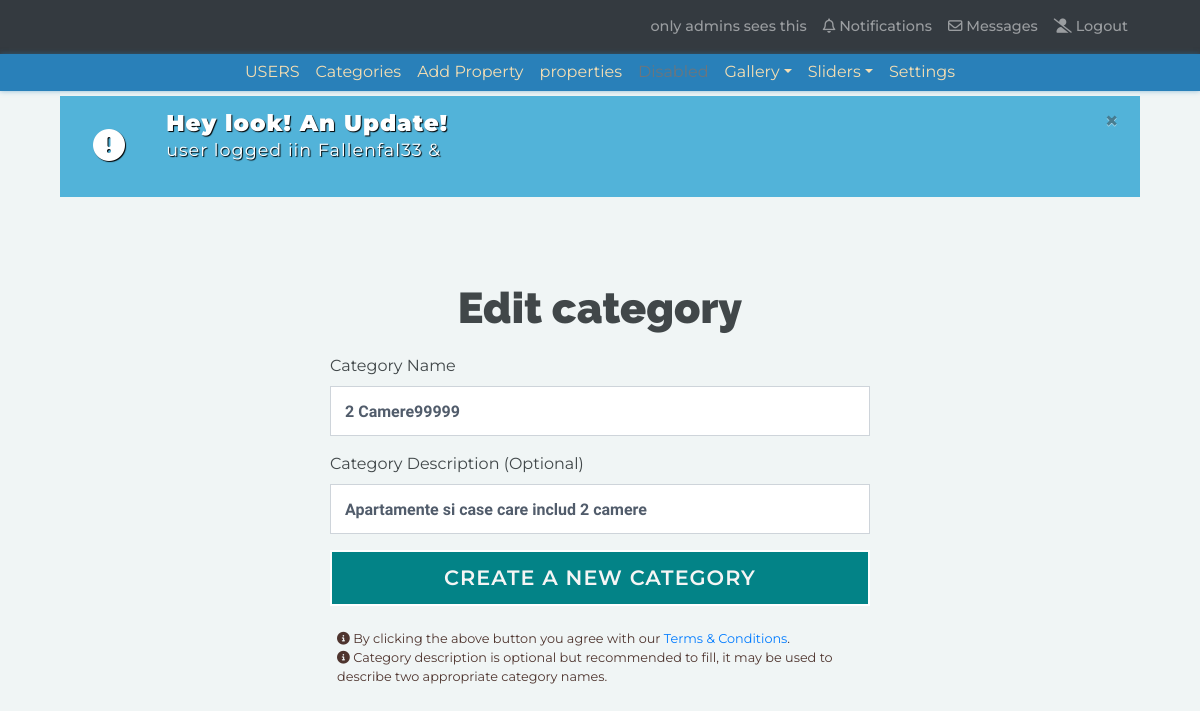
/admin/edit_categories.php?id=1 (signed in), run on the app's committed database.
### tables this page shows
CREATE TABLE `category` (
  `id` int(11) NOT NULL,
  `cat_name` varchar(255) NOT NULL,
  `cat_desc` text
);

### admin/includes/Session.php (called while the page is built, shortened)
<?php
class Session {
    public $message;
    public function message($msg = ""){
        if(!empty($msg)) {
            $_SESSION['message'] = $msg;
        } else {
            return $this->message;
        }
    }
    private function checkMessage () {
        if(isset($_SESSION['message'])){
            $this->message = $_SESSION['message'];
        } else {
            $this->message = "";
        }
    }
    public function visitorCount(){
        if(isset($_SESSION['count'])){
            return $this->count = $_SESSION['count']++;
        } else {
            return $_SESSION['count'] = 1;
        }
    }
}
$session = new Session;
$session_message = $session->message();

### admin/includes/Database.php (called while the page is built, shortened)
<?php
class Database {
    public $connection;
    public function openDbConnection() {
        $this->connection = new mysqli(DB_HOST,DB_USER,DB_PASS,DB_NAME);
    }
    public function query($sql){
        $result = $this->connection->query($sql);
        return $result;
    }
}
$database = new Database();

### admin/includes/Main_object.php (called while the page is built, shortened)
<?php
class Main_object {
    public static function findById($id){
        $the_result_array = static::findByQuery("SELECT * FROM " . static::$db_table . " WHERE id = $id LIMIT 1");
        return !empty($the_result_array) ? array_shift($the_result_array) : false;
    }
    public static function findByQuery($sql){
        global $database;
        $result_set = $database->query($sql);
        $the_object_array = array();
        while($row = mysqli_fetch_array($result_set)) {
            $the_object_array[] = static::initiation($row);
        }
        return $the_object_array;
    }
    private function hasTheAtribute($property){
        return property_exists($this, $property);
    }
    public static function initiation($record){
        $the_object = new $calling_class;
        foreach ($record as $the_attribute => $value) {
            if($the_object->hasTheAtribute($the_attribute)) {
                $the_object->$the_attribute = $value;
            }
        }
        return $the_object;
    }
}

### admin/edit_categories.php (the view, shortened to what this page needs)
<?php include("includes/header.php"); ?>
<?php include("includes/left-nav.php"); ?>
<?php include("includes/top-nav.php"); ?>
<?php
$category = Category::findById($_GET['id']);
?>
<div class="container">
    <?php
    if(!empty($session_message)){
        echo "
        <div class=\"col-md-12\">
            <div class=\"alert alert-custom-session alert-dismissible fade show\" role=\"alert\">
                <div class=\"row\">
                    <div class=\"col-sm-1\">
                        <div class=\"session-icon\">
                            <i class=\"fas fa-exclamation-circle fa-2x\"></i>
                        </div>
                    </div>
                    <div class=\"col-sm-11\">
                        <div class=\"alert-session-text\">
                            <h1 >Hey look! An Update!</h1>
                            $session_message
                        </div>
                    </div>
                </div>
                <button type=\"button\" class=\"close\" data-dismiss=\"alert\" aria-label=\"Close\">
                    <span aria-hidden=\"true\">&times;</span>
                </button>
            </div>
        </div>
        ";
    }
    ?>
</div>
<div class="container">
    <div class="row">
        <div class="col-md-6 offset-3">
            <div class="header-container">
                <h1 style="padding-top:50px;text-align: center">Edit category</h1>
            </div>
            <form action="" enctype="multipart/form-data" method="post">
                <div class="">
                    <div class="form-group">
                        <label for="username">Category Name</label>
                        <input type="text" name="cat_name" class="form-control" value="<?php echo $category->cat_name;?>">
                    </div>
                    <div class="form-group">
                        <label for="first_name">Category Description (Optional)</label>
                        <input type="text" name="cat_desc" class="form-control" value="<?php echo $category->cat_desc;?>">
                    </div>
                    <div class="form-group">
                        <input type="submit" value="Create a new category" name="update" class="button-save-submit" >
                    </div>
                </div>
            </form>
            <ul class="add-property-info">
                <li><i class="fas fa-info-circle"></i> By clicking the above button you agree with our <a href="">Terms & Conditions</a>.</li>
                <li><i class="fas fa-info-circle"></i> Category description is optional but recommended to fill, it may be used to
                    describe two appropriate category names.</li>
            </ul>
        </div>
    </div>
</div>
<?php include("includes/footer.php"); ?>

### data on the page
category: cat_name "2 Camere99999", cat_desc "Apartamente si case care includ 2 camere"

### other printed values
$session_message "user logged iin Fallenfal33 &"
